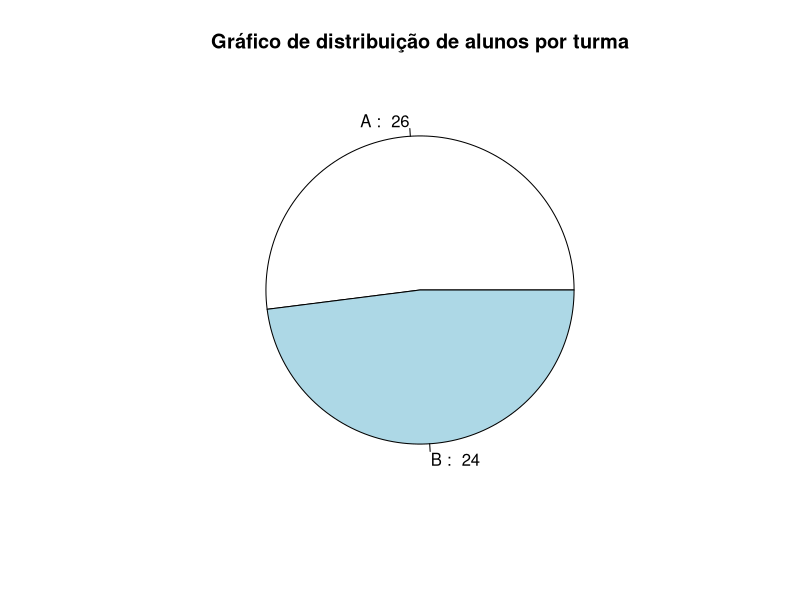
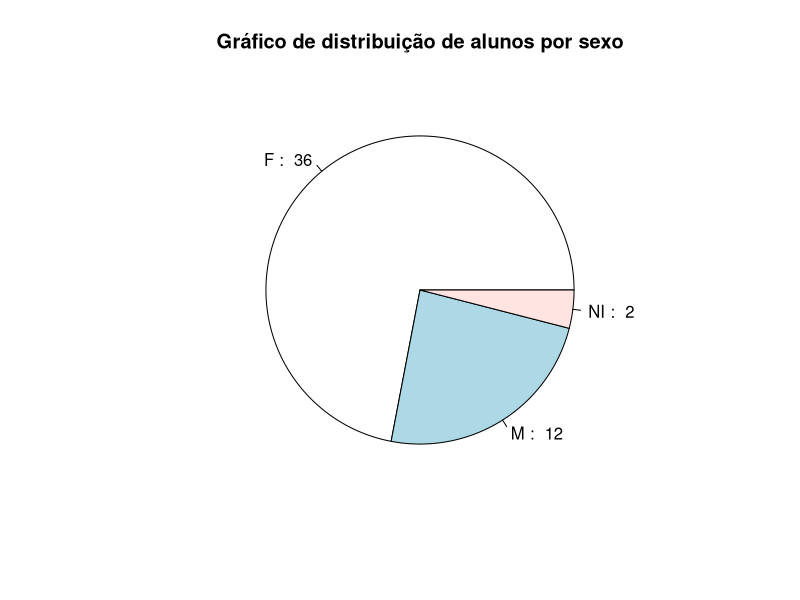
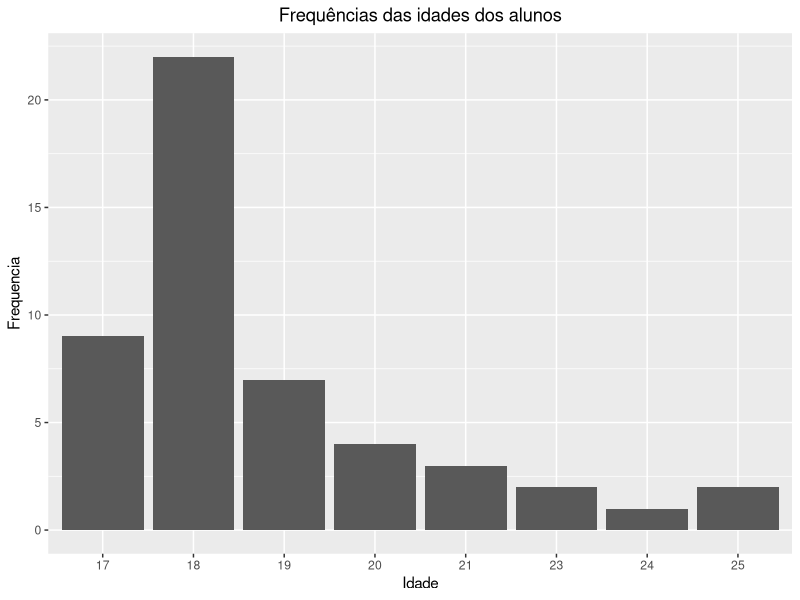
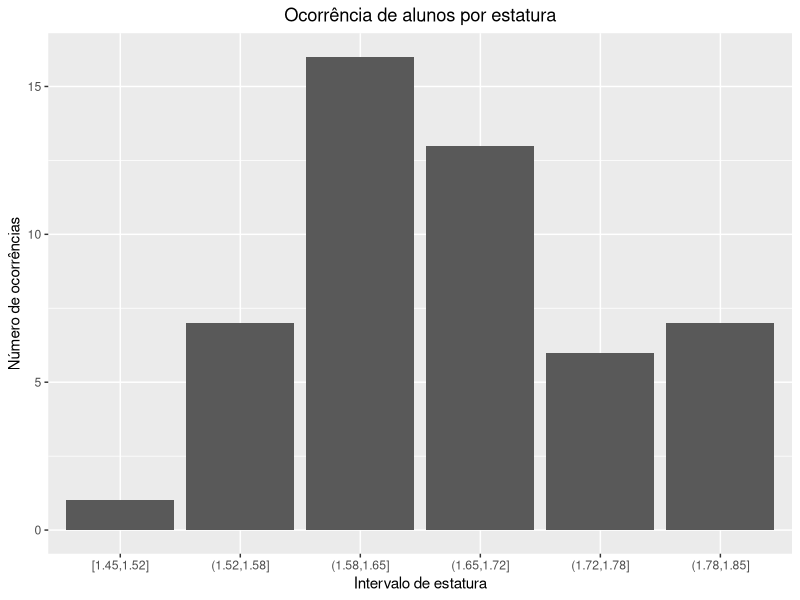
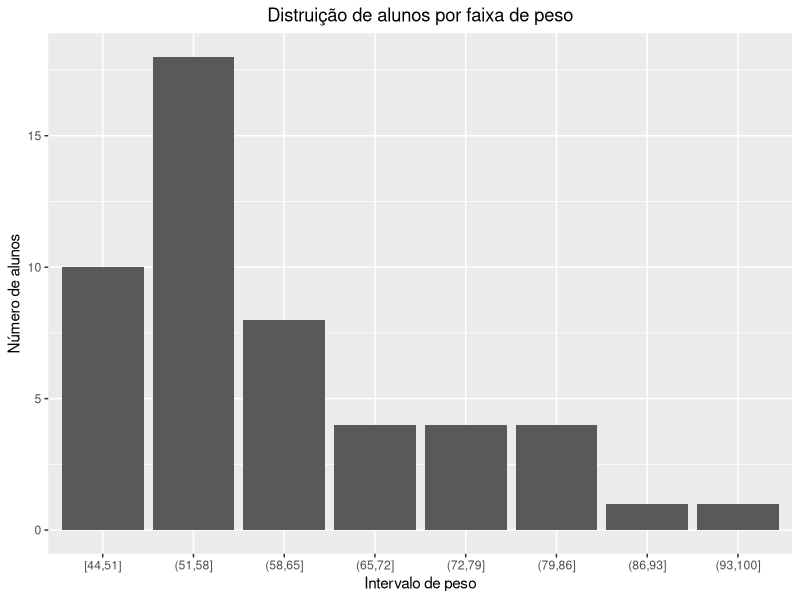

Write R code to recreate these figures, in order.
#imports
library(ggplot2)


data <- read.csv("dados_estudantes.csv", sep = ';')


#Tabela turmas e gráfico de turmas
contagem_turmas = table(data$Turma)
contagem_turmas_table = data.frame(Turma = names(contagem_turmas), Frequencia = as.numeric(contagem_turmas))
pie(
  contagem_turmas_table$Frequencia,
  labels = paste(
    contagem_turmas_table$Turma, 
    ": ", 
    contagem_turmas_table$Frequencia
  ),
  main = "Gráfico de distribuição de alunos por turma"
)



#Tabela sexo gráfico sexo
contagem_sexo = table(data$Sexo)
contagem_sexo_table = data.frame(
  Sexo = names(contagem_sexo),
  Frenquencia = as.integer(contagem_sexo)
)
pie(
  contagem_sexo_table$Frenquencia,
  labels = paste(
    contagem_sexo_table$Sexo,
    ": ",
    contagem_sexo_table$Frenquencia
  ),
  main = "Gráfico de distribuição de alunos por sexo"
)


#Tabela de idade e gráfico de idade
contagem_idade = table(data$Idade)
contagem_idade_table = data.frame(
  Idade = names (contagem_idade),
  Frequencia = as.integer(contagem_idade)
)
idade_grafico = ggplot(
  contagem_idade_table,
  aes(
    x = Idade, 
    y = Frequencia
  )
)+ 
  geom_bar(stat = "identity") +
  labs(title = "Frequências das idades dos alunos") +
  theme(plot.title = element_text(hjust = 0.5))
print(idade_grafico)


#Tabela de altura e gráfico de altura
altura = data$Alt
n_classes = ceiling(log(length(altura), 2))
amplitude_de_classe = (max(altura) - min (altura))/n_classes
intervalos = seq(min(altura), max(altura), amplitude_de_classe)
classes = cut(altura, breaks = intervalos, include.lowest = TRUE)
tabela_classes = as.data.frame(table(classes))
plot_altura = ggplot(data = tabela_classes, aes(x = classes, y = Freq)) + 
  geom_bar(stat = "identity")+
  labs(title = "Ocorrência de alunos por estatura")+
  xlab("Intervalo de estatura")+
  ylab("Número de ocorrências")+
  theme(plot.title = element_text(hjust = 0.5))
print(plot_altura)


#Tabela de peso e gráfico de peso
peso = data$Peso
n_classes_peso = ceiling(sqrt(length(peso)))
amplitude_de_classe_peso = ceiling((max(peso) - min(peso)) / n_classes_peso)
intervalos_peso = seq(min(peso), max(peso) + amplitude_de_classe_peso, amplitude_de_classe_peso)
classes_peso = cut(peso, breaks = intervalos_peso, include.lowest = TRUE)
tabela_classes_peso = table(classes_peso)
classes_peso_data_frame = as.data.frame(tabela_classes_peso)
ggplot(classes_peso_data_frame, aes(classes_peso, Freq)) +
  geom_bar(stat = "identity")+
  labs(title = "Distruição de alunos por faixa de peso")+
  xlab("Intervalo de peso")+
  ylab("Número de alunos")+
  theme(plot.title = element_text(hjust = 0.5))
